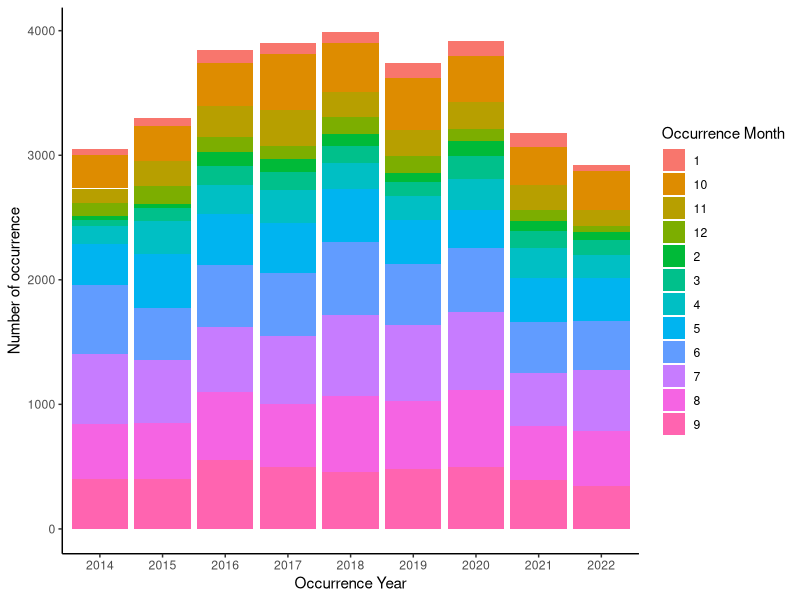
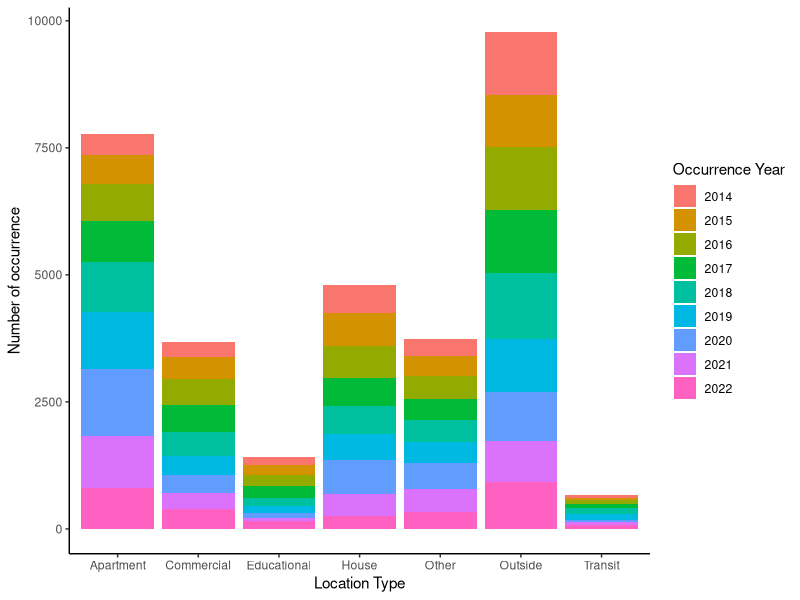
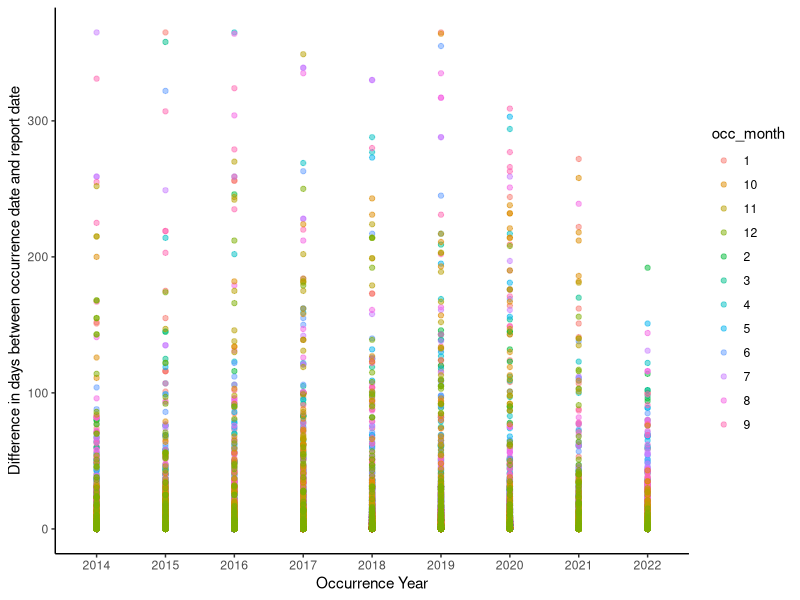

The R script that drew these images, in order:
## ---- chunk 1
#| echo: false
#| message: false
#| warning: false


#### Workspace setup ####
library(tidyverse)
library(knitr)
library(formattable)

#### Read in the cleaned data ####
data <- read_csv(here::here("outputs/data/cleaned_bicycle_theft.csv"), 
                 show_col_types = FALSE,
                 col_types = cols(occ_year = col_character(),
                                  occ_month = col_character()))
## ---- chunk 2
#| label: fig-yearly_count_by_month
#| fig-cap: Bar plot of monthly number of occurrence of bicycle theft in Toronto for each year from 2014 to 2022
#| echo: false
#| warning: false
#| message: false

data |> ggplot(aes(x=occ_year, fill=occ_month)) +
  geom_bar() +
  labs(x = "Occurrence Year", y = "Number of occurrence", fill = "Occurrence Month") +
  scale_x_discrete() +
  theme_classic()
## ---- chunk 3
#| label: fig-location_count_by_year
#| fig-cap: Bar plot of number of occurrence of bicycle theft in difference type of location in Toronto for each year from 2014 to 2022.
#| echo: false
#| warning: false
#| message: false

data |> ggplot(aes(x=location, fill=occ_year)) +
  geom_bar() +
  labs(x = "Location Type", y = "Number of occurrence", fill = "Occurrence Year") +
  scale_x_discrete() +
  theme_classic()

## ---- chunk 4
#| label: fig-diff_count_by_year
#| fig-cap: Scatter plot of monthly difference in days between occurrence date and report date for bicycle thefts in Toronto for each year from 2014 to 2022.
#| echo: false
#| warning: false
#| message: false

data |> 
  ggplot(aes(x=occ_year, y=difference,
             color=occ_month)) +
  geom_point(alpha = 0.5) +
  labs(x = "Occurrence Year", y = "Difference in days between occurrence date and report date", fill = "Occurrence Month") +
  theme_classic()
## ---- chunk 5
#| label: tbl-rate_by_year
#| tbl-cap: Yearly recovery rate of bicycle theft in Toronto from 2014 to 2022.
#| echo: false
#| warning: false
#| message: false

data |> group_by(occ_year) |> 
  summarise(rate = percent(sum(bicycle_status == "RECOVERED")/nrow(data)*100)) |> 
  arrange(rate) |> 
  kable(col.names = c("Year", "Recovery Rate"))

## ---- chunk 6
#| label: tbl-rate_by_month
#| tbl-cap: Monthly recovery rate of bicycle theft in Toronto from 2014 to 2022
#| echo: false
#| warning: false
#| message: false

data |> group_by(occ_month) |> 
  summarise(rate = percent(sum(bicycle_status == "RECOVERED")/nrow(data)*100)) |> 
  arrange(rate) |> 
  kable(col.names = c("Month", "Recovery Rate"))
